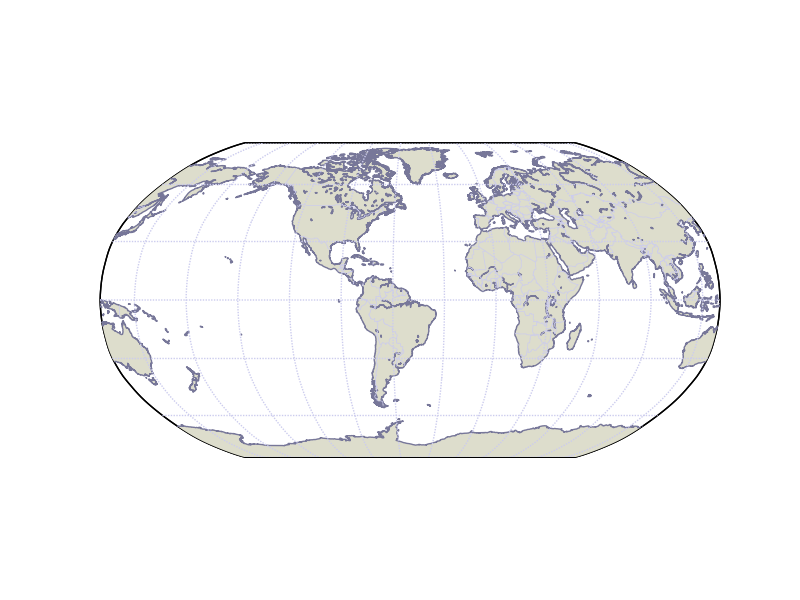
#> input picture Análise de Dados/Matplotlib-Mapa.png, 800 x 600 px
$ python ScipyAnalysis.py
#> lines starting #> are read from the running program, lines starting #| are printed output that depends on the picture
import scipy
import matplotlib
import numpy as np
from numpy import *
from scipy.integrate import quad, dblquad, tplquad
from scipy.integrate import odeint, ode
from pylab import *
from scipy.fftpack import *
from scipy import optimize
from scipy import stats

# Usamos agora a função do pacote imageio
from imageio import imread
imread('Matplotlib-Mapa.png')

# Matplotlib tem uma função similar
import matplotlib.pyplot as plt
plt.imread('Matplotlib-Mapa.png')

# Integração
val, abserr = quad(lambda x: exp(-x ** 2),  Inf, Inf)
val, abserr

def dy(y, t, zeta, w0):
    x, p = y[0], y[1]

    dx = p
    dp = -2 * zeta * w0 * p - w0**2 * x

    return [dx, dp]


y0 = [1.0, 0.0]

t = linspace(0, 10, 1000)
w0 = 2*pi*1.0


y1 = odeint(dy, y0, t, args=(0.0, w0))
y2 = odeint(dy, y0, t, args=(0.2, w0))
y3 = odeint(dy, y0, t, args=(1.0, w0))
y4 = odeint(dy, y0, t, args=(5.0, w0))

fig, ax = subplots()
ax.plot(t, y1[:,0], 'k', label="Não Abafado", linewidth=0.25)
ax.plot(t, y2[:,0], 'r', label="Pouco Abafado")
ax.plot(t, y3[:,0], 'b', label="Criticamente Abafado")
ax.plot(t, y4[:,0], 'g', label="Perigosamente Abafado")
ax.legend();

####### ---> Fourier Transformation
# Fourier transformation
N = len(t)
dt = t[1]-t[0]

F = fft(y2[:,0])

w = fftfreq(N, dt)

fig, ax = subplots(figsize=(9,3))
ax.plot(w, abs(F));

##### ---> ALgebra Linear
A = np.array([[3, 2, 0], [1, -1, 0], [0, 5, 1]])
b = np.array([2, 4, -1])

# Resolvendo um sistema de equações lineares
x = solve(A, b)
print(x)
A = rand(3,3)
B = rand(3,3)
evals, evecs = eig(A)
print(evals)
print(evecs)
print(svd(A))

##### ---> Otimização
def f(x):
    return 4*x**3 + (x-2)**2 + x**4

fig, ax  = subplots()
x = linspace(-5, 3, 100)
ax.plot(x, f(x));

x_min = optimize.fmin_bfgs(f, -0.5)
print(x_min)

#### ---> Estatística
Y = stats.norm()

x = linspace(-5,5,100)

fig, axes = subplots(3,1, sharex=True)

axes[0].plot(x, Y.pdf(x))

axes[1].plot(x, Y.cdf(x));

axes[2].hist(Y.rvs(size=1000), bins=50);

print(Y.mean(), Y.std(), Y.var())
# T-test
t_statistic, p_value = stats.ttest_ind(Y.rvs(size=1000), Y.rvs(size=1000))
t_statistic, p_value
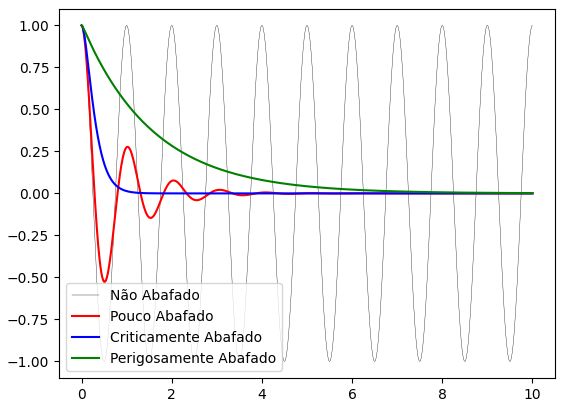
#> figure drawn by matplotlib, 1 panel; curve peaks at x = 10, y = 1; curve peaks at x = 0, y = 1; curve peaks at x = 0, y = 1
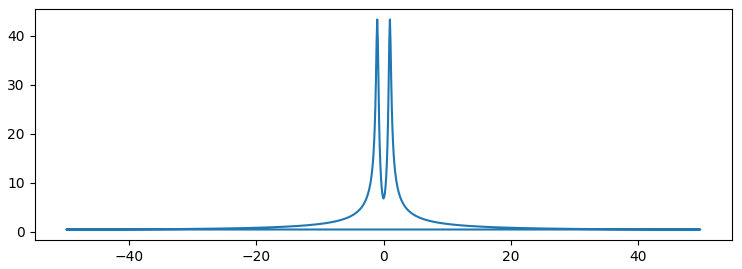
#> figure drawn by matplotlib, 1 panel
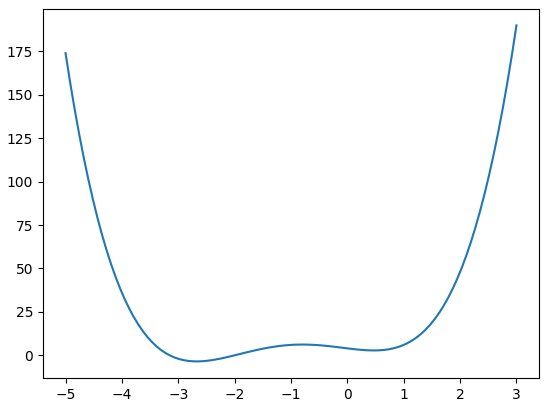
#> figure drawn by matplotlib, 1 panel; curve peaks at x = 3, y = 190
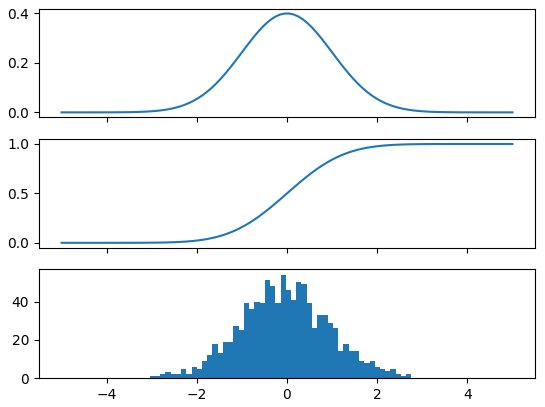
#> figure drawn by matplotlib, 3 panels; panel 3: tallest bar 54 high, from x = -0.143 to -0.0273
